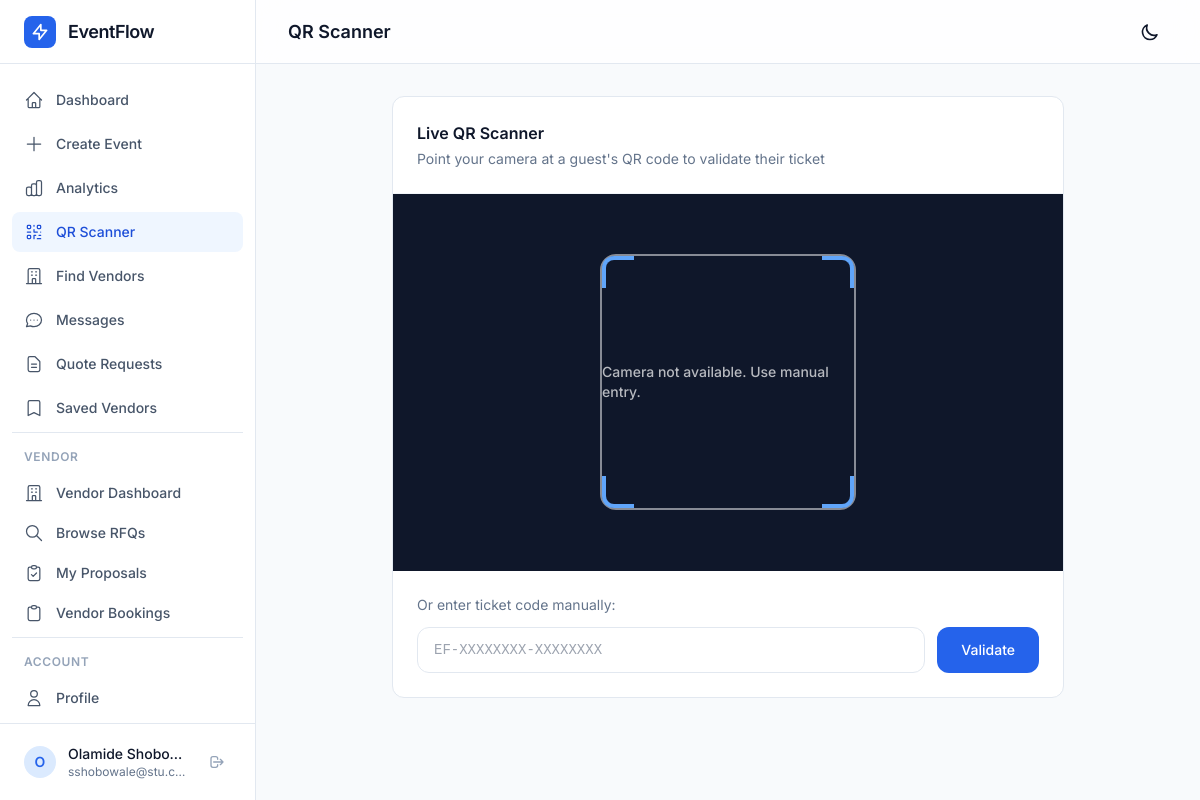
Screenshot of /scanner/ (signed in) with the database file from the repository.
### core/models.py (models this page shows, shortened)
class Host(AbstractUser):
    phone = models.CharField(max_length=20, blank=True, default='')
    organization = models.CharField(max_length=200, blank=True, default='')
    avatar = models.ImageField(upload_to='avatars/', blank=True, null=True)
    bio = models.TextField(blank=True, default='')
    email_notifications = models.BooleanField(default=True)
    created_at = models.DateTimeField(auto_now_add=True)
    updated_at = models.DateTimeField(auto_now=True)

### ticket/views.py (the view)
# urls.py: path('scanner/', ticket_views.scanner, name='scanner'),
@login_required
def scanner(request):
    return render(request, 'tickets/scanner.html')

### templates/tickets/scanner.html (shortened to what this page needs)
{% extends "base_dashboard.html" %}
{% block page_title %}QR Scanner{% endblock %}
{% block nav_scanner %}bg-brand-50 text-brand-700 dark:bg-brand-900/30 dark:text-brand-400{% endblock %}
{% block content %}
<div class="max-w-2xl mx-auto">
    <div class="bg-white dark:bg-surface-800 rounded-xl border border-surface-200 dark:border-surface-700 overflow-hidden">
        <div class="p-6 border-b border-surface-100 dark:border-surface-700">
            <h2 class="font-semibold">Live QR Scanner</h2>
            <p class="text-sm text-surface-500 mt-1">Point your camera at a guest's QR code to validate their ticket</p>
        </div>
        <div class="relative bg-surface-900 aspect-video flex items-center justify-center">
            <video id="scanner-video" class="w-full h-full object-cover" autoplay playsinline></video>
            <div id="scanner-overlay" class="absolute inset-0 flex items-center justify-center">
                <div class="w-64 h-64 border-2 border-white/50 rounded-2xl relative">
                    <div class="absolute top-0 left-0 w-8 h-8 border-t-4 border-l-4 border-brand-400 rounded-tl-xl"></div>
                    <div class="absolute top-0 right-0 w-8 h-8 border-t-4 border-r-4 border-brand-400 rounded-tr-xl"></div>
                    <div class="absolute bottom-0 left-0 w-8 h-8 border-b-4 border-l-4 border-brand-400 rounded-bl-xl"></div>
                    <div class="absolute bottom-0 right-0 w-8 h-8 border-b-4 border-r-4 border-brand-400 rounded-br-xl"></div>
                    <div class="absolute inset-0 flex items-center justify-center">
                        <p id="scanner-status" class="text-white/70 text-sm font-medium">Initializing camera...</p>
                    </div>
                </div>
            </div>
        </div>
        <div class="p-6">
            <p class="text-sm text-surface-500 mb-3">Or enter ticket code manually:</p>
            <form id="manual-form" class="flex gap-3">
                <input type="text" id="ticket-code-input" placeholder="EF-XXXXXXXX-XXXXXXXX" class="flex-1 px-4 py-3 rounded-xl border border-surface-200 dark:border-surface-600 bg-white dark:bg-surface-700 focus:ring-2 focus:ring-brand-500 focus:border-brand-500 transition-all outline-none text-sm font-mono">
                <button type="submit" class="px-6 py-3 text-sm font-medium text-white bg-brand-600 hover:bg-brand-700 rounded-xl transition-colors">Validate</button>
            </form>
        </div>
    </div>
</div>
{% endblock %}

### templates/base_dashboard.html (shortened to what this page needs)
{% load static %}
<!DOCTYPE html>
<html lang="en" class="scroll-smooth">
<head>
    <script src="https://cdn.tailwindcss.com"></script>
    <link rel="stylesheet" href="{% static 'css/app.css' %}">
</head>
<body class="bg-surface-50 dark:bg-surface-950 text-surface-900 dark:text-surface-50 font-sans antialiased transition-colors duration-300">
    <aside id="sidebar" class="fixed inset-y-0 left-0 z-40 w-64 bg-white dark:bg-surface-900 border-r border-surface-200 dark:border-surface-700 transform transition-transform duration-300 lg:translate-x-0 -translate-x-full">
        <div class="flex flex-col h-full">
            <div class="flex items-center gap-3 px-6 h-16 border-b border-surface-200 dark:border-surface-700">
                <div class="w-8 h-8 bg-brand-600 rounded-lg flex items-center justify-center">
                    <svg class="w-5 h-5 text-white" fill="none" stroke="currentColor" viewBox="0 0 24 24">
                        <path stroke-linecap="round" stroke-linejoin="round" stroke-width="2" d="M13 10V3L4 14h7v7l9-11h-7z"/>
                    </svg>
                </div>
                <span class="text-lg font-semibold tracking-tight">EventFlow</span>
            </div>
            <nav class="flex-1 px-3 py-4 space-y-1 overflow-y-auto">
                <a href="{% url 'dashboard' %}" class="nav-item flex items-center gap-3 px-3 py-2.5 rounded-lg text-sm font-medium transition-all duration-200
                    {% block nav_dashboard %}text-surface-600 dark:text-surface-400 hover:bg-surface-100 dark:hover:bg-surface-800{% endblock %}">
                    <svg class="w-5 h-5" fill="none" stroke="currentColor" viewBox="0 0 24 24"><path stroke-linecap="round" stroke-linejoin="round" stroke-width="1.5" d="M3 12l2-2m0 0l7-7 7 7M5 10v10a1 1 0 001 1h3m10-11l2 2m-2-2v10a1 1 0 01-1 1h-3m-6 0a1 1 0 001-1v-4a1 1 0 011-1h2a1 1 0 011 1v4a1 1 0 001 1m-6 0h6"/></svg>
                    Dashboard
                </a>
                <a href="{% url 'create_event' %}" class="nav-item flex items-center gap-3 px-3 py-2.5 rounded-lg text-sm font-medium transition-all duration-200
                    {% block nav_create %}text-surface-600 dark:text-surface-400 hover:bg-surface-100 dark:hover:bg-surface-800{% endblock %}">
                    <svg class="w-5 h-5" fill="none" stroke="currentColor" viewBox="0 0 24 24"><path stroke-linecap="round" stroke-linejoin="round" stroke-width="1.5" d="M12 4v16m8-8H4"/></svg>
                    Create Event
                </a>
                <a href="{% url 'analytics' %}" class="nav-item flex items-center gap-3 px-3 py-2.5 rounded-lg text-sm font-medium transition-all duration-200
                    {% block nav_analytics %}text-surface-600 dark:text-surface-400 hover:bg-surface-100 dark:hover:bg-surface-800{% endblock %}">
                    Analytics
                </a>
                <a href="{% url 'scanner' %}" class="nav-item flex items-center gap-3 px-3 py-2.5 rounded-lg text-sm font-medium transition-all duration-200
                    {% block nav_scanner %}text-surface-600 dark:text-surface-400 hover:bg-surface-100 dark:hover:bg-surface-800{% endblock %}">
                    QR Scanner
                </a>
                <a href="{% url 'vendor_marketplace' %}" class="nav-item flex items-center gap-3 px-3 py-2.5 rounded-lg text-sm font-medium transition-all duration-200
                    {% block nav_marketplace %}text-surface-600 dark:text-surface-400 hover:bg-surface-100 dark:hover:bg-surface-800{% endblock %}">
                    <svg class="w-5 h-5" fill="none" stroke="currentColor" viewBox="0 0 24 24"><path stroke-linecap="round" stroke-linejoin="round" stroke-width="1.5" d="M19 21V5a2 2 0 00-2-2H7a2 2 0 00-2 2v16m14 0h2m-2 0h-5m-9 0H3m2 0h5M9 7h1m-1 4h1m4-4h1m-1 4h1m-5 10v-5a1 1 0 011-1h2a1 1 0 011 1v5m-4 0h4"/></svg>
                    Find Vendors
                </a>
                <a href="{% url 'conversations' %}" class="nav-item flex items-center gap-3 px-3 py-2.5 rounded-lg text-sm font-medium transition-all duration-200
                    {% block nav_messages %}text-surface-600 dark:text-surface-400 hover:bg-surface-100 dark:hover:bg-surface-800{% endblock %}">
                    <svg class="w-5 h-5" fill="none" stroke="currentColor" viewBox="0 0 24 24"><path stroke-linecap="round" stroke-linejoin="round" stroke-width="1.5" d="M8 12h.01M12 12h.01M16 12h.01M21 12c0 4.418-4.03 8-9 8a9.863 9.863 0 01-4.255-.949L3 20l1.395-3.72C3.512 15.042 3 13.574 3 12c0-4.418 4.03-8 9-8s9 3.582 9 8z"/></svg>
                    Messages
                </a>
                <a href="{% url 'my_quote_requests' %}" class="nav-item flex items-center gap-3 px-3 py-2.5 rounded-lg text-sm font-medium transition-all duration-200
                    {% block nav_quotes %}text-surface-600 dark:text-surface-400 hover:bg-surface-100 dark:hover:bg-surface-800{% endblock %}">
                    <svg class="w-5 h-5" fill="none" stroke="currentColor" viewBox="0 0 24 24"><path stroke-linecap="round" stroke-linejoin="round" stroke-width="1.5" d="M9 12h6m-6 4h6m2 5H7a2 2 0 01-2-2V5a2 2 0 012-2h5.586a1 1 0 01.707.293l5.414 5.414a1 1 0 01.293.707V19a2 2 0 01-2 2z"/></svg>
                    Quote Requests
                </a>
                <a href="{% url 'saved_vendors' %}" class="nav-item flex items-center gap-3 px-3 py-2.5 rounded-lg text-sm font-medium transition-all duration-200
                    {% block nav_saved %}text-surface-600 dark:text-surface-400 hover:bg-surface-100 dark:hover:bg-surface-800{% endblock %}">
                    <svg class="w-5 h-5" fill="none" stroke="currentColor" viewBox="0 0 24 24"><path stroke-linecap="round" stroke-linejoin="round" stroke-width="1.5" d="M5 5a2 2 0 012-2h10a2 2 0 012 2v16l-7-3.5L5 21V5z"/></svg>
                    Saved Vendors
                </a>
                {% if user.is_authenticated and user.vendor_profile %}
                <div class="pt-4 mt-4 border-t border-surface-200 dark:border-surface-700">
                    <p class="px-3 text-xs font-semibold text-surface-400 dark:text-surface-500 uppercase tracking-wider mb-2">Vendor</p>
                    <a href="{% url 'vendor_dashboard' %}" class="nav-item flex items-center gap-3 px-3 py-2.5 rounded-lg text-sm font-medium transition-all duration-200
                        {% block nav_vendor_dash %}text-surface-600 dark:text-surface-400 hover:bg-surface-100 dark:hover:bg-surface-800{% endblock %}">
                        <svg class="w-5 h-5" fill="none" stroke="currentColor" viewBox="0 0 24 24"><path stroke-linecap="round" stroke-linejoin="round" stroke-width="1.5" d="M19 21V5a2 2 0 00-2-2H7a2 2 0 00-2 2v16m14 0h2m-2 0h-5m-9 0H3m2 0h5M9 7h1m-1 4h1m4-4h1m-1 4h1m-5 10v-5a1 1 0 011-1h2a1 1 0 011 1v5m-4 0h4"/></svg>
                        Vendor Dashboard
                    </a>
                    <a href="{% url 'browse_rfqs' %}" class="nav-item flex items-center gap-3 px-3 py-2.5 rounded-lg text-sm font-medium transition-all duration-200
                        {% block nav_browse_rfqs %}text-surface-600 dark:text-surface-400 hover:bg-surface-100 dark:hover:bg-surface-800{% endblock %}">
                        <svg class="w-5 h-5" fill="none" stroke="currentColor" viewBox="0 0 24 24"><path stroke-linecap="round" stroke-linejoin="round" stroke-width="1.5" d="M21 21l-6-6m2-5a7 7 0 11-14 0 7 7 0 0114 0z"/></svg>
                        Browse RFQs
                    </a>
                    <a href="{% url 'vendor_proposals' %}" class="nav-item flex items-center gap-3 px-3 py-2.5 rounded-lg text-sm font-medium transition-all duration-200
                        {% block nav_proposals %}text-surface-600 dark:text-surface-400 hover:bg-surface-100 dark:hover:bg-surface-800{% endblock %}">
                        <svg class="w-5 h-5" fill="none" stroke="currentColor" viewBox="0 0 24 24"><path stroke-linecap="round" stroke-linejoin="round" stroke-width="1.5" d="M9 5H7a2 2 0 00-2 2v12a2 2 0 002 2h10a2 2 0 002-2V7a2 2 0 00-2-2h-2M9 5a2 2 0 002 2h2a2 2 0 002-2M9 5a2 2 0 012-2h2a2 2 0 012 2m-6 9l2 2 4-4"/></svg>
                        My Proposals
                    </a>
                    <a href="{% url 'vendor_bookings' %}" class="nav-item flex items-center gap-3 px-3 py-2.5 rounded-lg text-sm font-medium transition-all duration-200
                        {% block nav_vendor_bookings %}text-surface-600 dark:text-surface-400 hover:bg-surface-100 dark:hover:bg-surface-800{% endblock %}">
                        <svg class="w-5 h-5" fill="none" stroke="currentColor" viewBox="0 0 24 24"><path stroke-linecap="round" stroke-linejoin="round" stroke-width="1.5" d="M9 5H7a2 2 0 00-2 2v12a2 2 0 002 2h10a2 2 0 002-2V7a2 2 0 00-2-2h-2M9 5a2 2 0 002 2h2a2 2 0 002-2M9 5a2 2 0 012-2h2a2 2 0 012 2"/></svg>
                        Vendor Bookings
                    </a>
                </div>
                {% endif %}
                <div class="pt-4 mt-4 border-t border-surface-200 dark:border-surface-700">
                    <p class="px-3 text-xs font-semibold text-surface-400 dark:text-surface-500 uppercase tracking-wider mb-2">Account</p>
                    <a href="{% url 'profile' %}" class="nav-item flex items-center gap-3 px-3 py-2.5 rounded-lg text-sm font-medium transition-all duration-200
                        {% block nav_profile %}text-surface-600 dark:text-surface-400 hover:bg-surface-100 dark:hover:bg-surface-800{% endblock %}">
                        <svg class="w-5 h-5" fill="none" stroke="currentColor" viewBox="0 0 24 24"><path stroke-linecap="round" stroke-linejoin="round" stroke-width="1.5" d="M16 7a4 4 0 11-8 0 4 4 0 018 0zM12 14a7 7 0 00-7 7h14a7 7 0 00-7-7z"/></svg>
                        Profile
                    </a>
                </div>
            </nav>
            <div class="p-3 border-t border-surface-200 dark:border-surface-700">
                <div class="flex items-center gap-3 px-3 py-2">
                    <div class="w-8 h-8 rounded-full bg-brand-100 dark:bg-brand-900 flex items-center justify-center text-brand-600 dark:text-brand-400 text-sm font-semibold">
                        {{ user.first_name|default:user.username|make_list|first|upper }}
                    </div>
                    <div class="flex-1 min-w-0">
                        <p class="text-sm font-medium truncate">{{ user.get_full_name|default:user.username }}</p>
                        <p class="text-xs text-surface-500 truncate">{{ user.email }}</p>
                    </div>
                    <a href="{% url 'logout' %}" class="p-1.5 rounded-lg text-surface-400 hover:text-error-500 hover:bg-error-50 dark:hover:bg-error-500/10 transition-colors" title="Logout">
                        <svg class="w-4 h-4" fill="none" stroke="currentColor" viewBox="0 0 24 24"><path stroke-linecap="round" stroke-linejoin="round" stroke-width="2" d="M17 16l4-4m0 0l-4-4m4 4H7m6 4v1a3 3 0 01-3 3H6a3 3 0 01-3-3V7a3 3 0 013-3h4a3 3 0 013 3v1"/></svg>
                    </a>
                </div>
            </div>
        </div>
    </aside>
    <div class="lg:ml-64 min-h-screen">
        <header class="sticky top-0 z-20 h-16 bg-white/80 dark:bg-surface-900/80 backdrop-blur-xl border-b border-surface-200 dark:border-surface-700">
            <div class="flex items-center justify-between h-full px-4 lg:px-8">
                <div class="flex items-center gap-4">
                    <h1 class="text-lg font-semibold">{% block page_title %}Dashboard{% endblock %}</h1>
                </div>
                <div class="flex items-center gap-3">
                    <button onclick="toggleDarkMode()" class="p-2 rounded-lg hover:bg-surface-100 dark:hover:bg-surface-800 transition-colors" title="Toggle dark mode">
                        <svg class="w-5 h-5 dark:hidden" fill="none" stroke="currentColor" viewBox="0 0 24 24"><path stroke-linecap="round" stroke-linejoin="round" stroke-width="2" d="M20.354 15.354A9 9 0 018.646 3.646 9.003 9.003 0 0012 21a9.003 9.003 0 008.354-5.646z"/></svg>
                    </button>
                </div>
            </div>
        </header>
        <main class="p-4 lg:p-8">
            {% block content %}{% endblock %}
        </main>
    </div>
</body>
</html>

### static/css/app.css (style rules this page uses)
* { box-sizing: border-box; }
body { font-family: 'Inter', system-ui, -apple-system, sans-serif; -webkit-font-smoothing: antialiased; -moz-osx-font-smoothing: grayscale; }
main { animation: fade-in 0.2s ease-out; }
*, *::before, *::after { transition-property: background-color, border-color, color; transition-duration: 0ms; }

### rows the page displays
Host: first_name|make_list "O", get_full_name "Olamide Shobo…", email "sshobowale@stu.c…"
